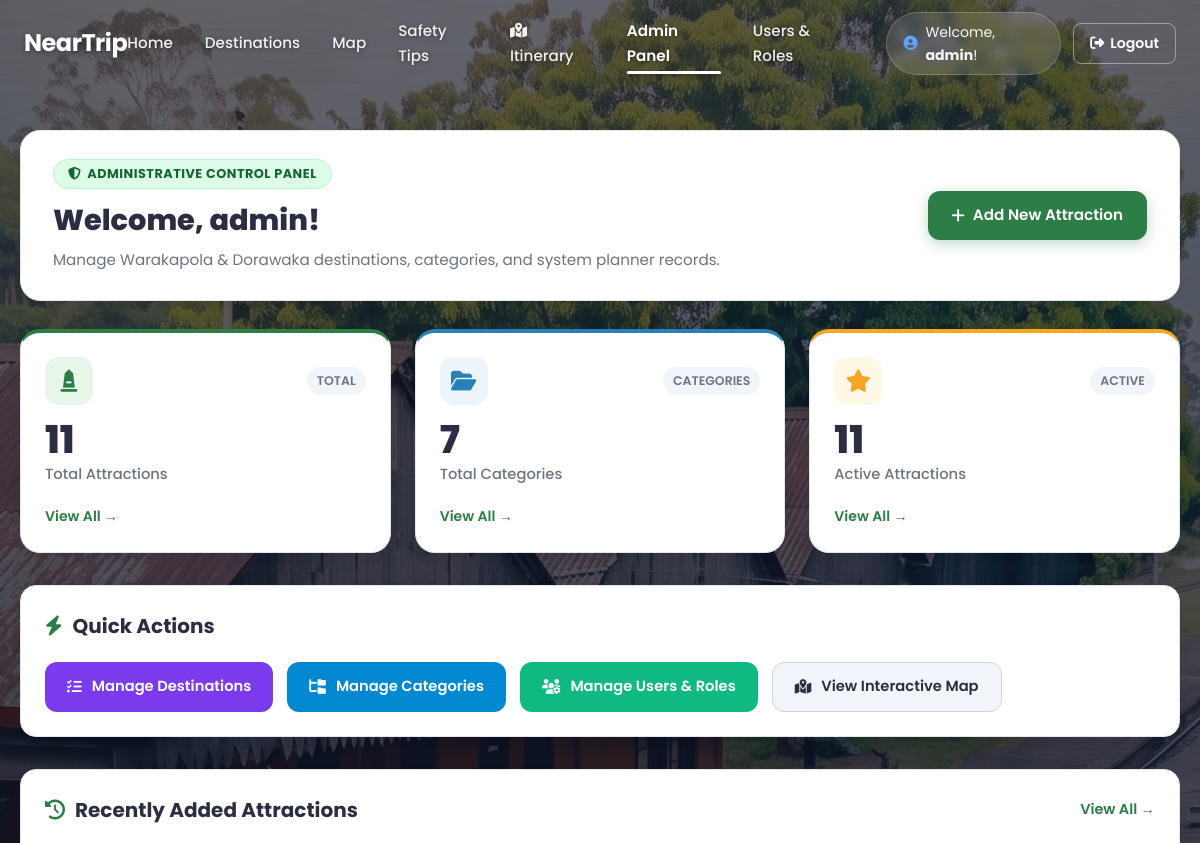
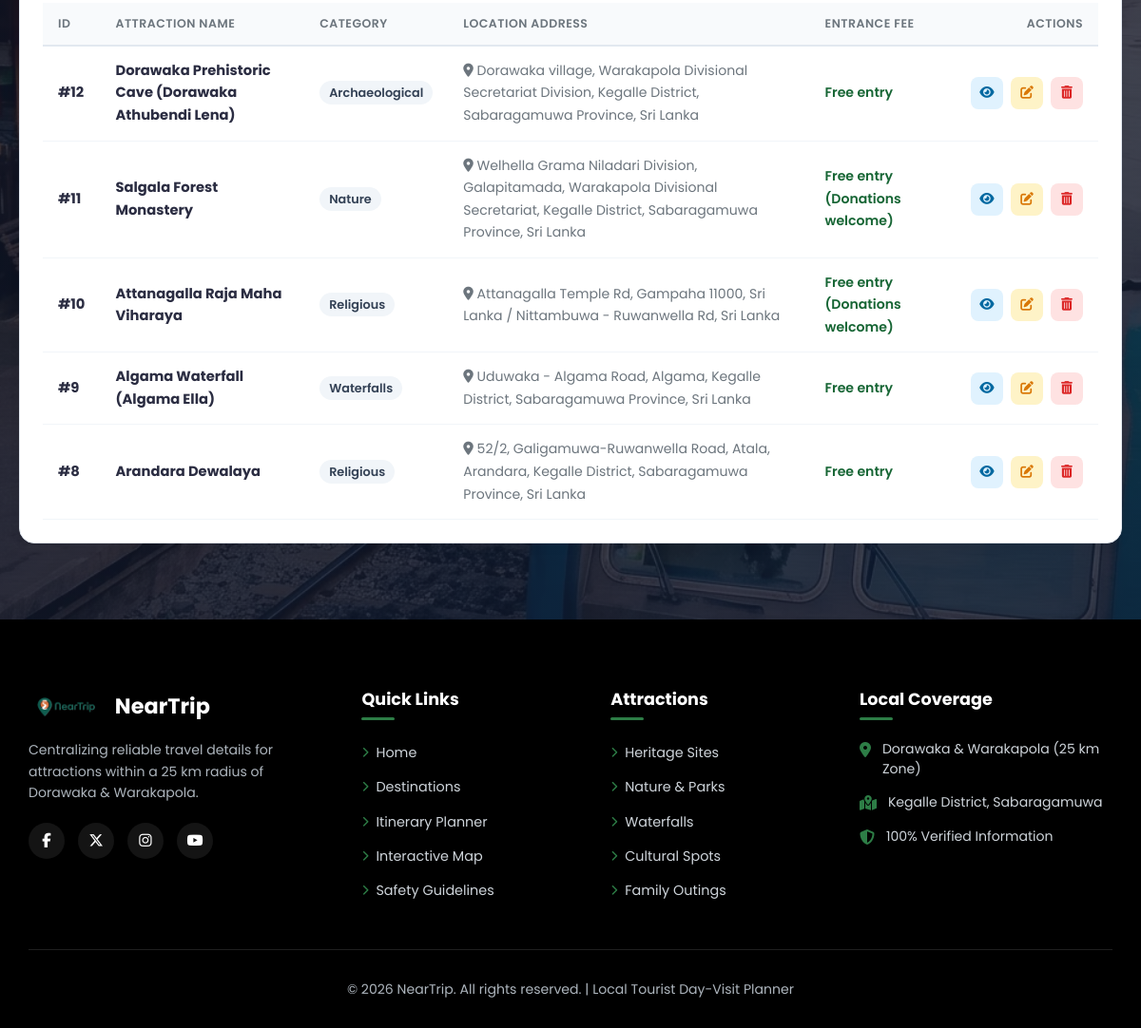
Screenshot of /admin/dashboard.php (signed in) with the database file from the repository (2 pictures, top to bottom).
### tables this page shows
CREATE TABLE `attraction` (
  `attraction_id` int(11) NOT NULL,
  `category_id` int(11) DEFAULT NULL,
  `admin_id` int(11) DEFAULT NULL,
  `name` varchar(100) DEFAULT NULL,
  `description` text DEFAULT NULL,
  `location` varchar(255) DEFAULT NULL,
  `latitude` decimal(10,8) DEFAULT NULL COMMENT 'GPS latitude coordinate',
  `longitude` decimal(11,8) DEFAULT NULL COMMENT 'GPS longitude coordinate',
  `opening_hours` varchar(100) DEFAULT NULL COMMENT 'Opening hours of the attraction',
  `entrance_fee` varchar(100) DEFAULT NULL COMMENT 'Entrance fee (can be "Free" or amount)',
  `facilities` text DEFAULT NULL COMMENT 'Available facilities (parking, restrooms, etc.)',
  `travel_tips` text DEFAULT NULL COMMENT 'Travel tips for visitors',
  `safety_guidelines` text DEFAULT NULL COMMENT 'Safety guidelines for visitors',
  `image_url` varchar(255) DEFAULT NULL COMMENT 'Path to attraction image'
);

CREATE TABLE `category` (
  `category_id` int(11) NOT NULL,
  `category_name` varchar(50) DEFAULT NULL
);

### includes/auth.php (called while the page is built, shortened)
<?php
if (!function_exists('isLoggedIn')) {
    function isLoggedIn() {
        return isset($_SESSION['admin_id']) && !empty($_SESSION['admin_id']);
    }
}
if (!function_exists('getCurrentUsername')) {
    function getCurrentUsername() {
        return isLoggedIn() && isset($_SESSION['username']) ? $_SESSION['username'] : 'Guest';
    }
}

### admin/dashboard.php (the view, shortened to what this page needs)
<?php
require_once __DIR__ . '/../includes/config.php';
$totalAttractions = 0;
$totalCategories  = 0;
$activeAttractions = 0;
$sqlAttractions = "SELECT COUNT(*) AS total FROM `attraction`";
$resAttractions = $conn->query($sqlAttractions);
if ($resAttractions) {
    $row = $resAttractions->fetch_assoc();
    $totalAttractions = (int)$row['total'];
}
$sqlCategories = "SELECT COUNT(*) AS total FROM `category`";
$resCategories = $conn->query($sqlCategories);
if ($resCategories) {
    $row = $resCategories->fetch_assoc();
    $totalCategories = (int)$row['total'];
}
$sqlActive = "SELECT COUNT(*) AS total FROM `attraction` WHERE `latitude` IS NOT NULL AND `longitude` IS NOT NULL AND `latitude` != 0";
$resActive = $conn->query($sqlActive);
if ($resActive) {
    $row = $resActive->fetch_assoc();
    $activeAttractions = (int)$row['total'];
}
$recentAttractions = [];
$sqlRecent = "SELECT a.attraction_id, a.name, a.location, a.entrance_fee, c.category_name
              FROM `attraction` a
              LEFT JOIN `category` c ON a.category_id = c.category_id
              ORDER BY a.attraction_id DESC
              LIMIT 5";
$resRecent = $conn->query($sqlRecent);
if ($resRecent && $resRecent->num_rows > 0) {
    while ($row = $resRecent->fetch_assoc()) {
        $recentAttractions[] = $row;
    }
}
include_once __DIR__ . '/../includes/header.php';
?>
<main class="dashboard-page-section" style="padding: 130px 20px 80px 20px; background-color: #F8FAFC;">
    <div class="section-container" style="max-width: 1200px; margin: 0 auto;">
        <div class="admin-welcome-banner">
            <div>
                <span class="role-badge admin">
                    <i class="fas fa-shield-halved"></i> Administrative Control Panel
                </span>
                <h1 class="admin-welcome-title">Welcome, <?php echo htmlspecialchars(getCurrentUsername()); ?>!</h1>
                <p class="admin-welcome-subtext">Manage Warakapola & Dorawaka destinations, categories, and system planner records.</p>
            </div>
            <div class="admin-welcome-actions">
                <a href="add.php" class="btn-primary-action">
                    <i class="fas fa-plus"></i> Add New Attraction
                </a>
            </div>
        </div>
        <div class="admin-stats-row">
            <div class="admin-stat-card card-green">
                <div class="stat-card-header">
                    <div class="stat-icon-wrapper green">
                        <i class="fas fa-monument"></i>
                    </div>
                    <span class="stat-badge">Total</span>
                </div>
                <div class="stat-card-body">
                    <h2 class="stat-number"><?php echo $totalAttractions; ?></h2>
                    <p class="stat-title">Total Attractions</p>
                </div>
                <div class="stat-card-footer">
                    <a href="attractions.php" class="stat-link">View All →</a>
                </div>
            </div>
            <div class="admin-stat-card card-blue">
                <div class="stat-card-header">
                    <div class="stat-icon-wrapper blue">
                        <i class="fas fa-folder-open"></i>
                    </div>
                    <span class="stat-badge">Categories</span>
                </div>
                <div class="stat-card-body">
                    <h2 class="stat-number"><?php echo $totalCategories; ?></h2>
                    <p class="stat-title">Total Categories</p>
                </div>
                <div class="stat-card-footer">
                    <a href="categories.php" class="stat-link">View All →</a>
                </div>
            </div>
            <div class="admin-stat-card card-gold">
                <div class="stat-card-header">
                    <div class="stat-icon-wrapper gold">
                        <i class="fas fa-star"></i>
                    </div>
                    <span class="stat-badge">Active</span>
                </div>
                <div class="stat-card-body">
                    <h2 class="stat-number"><?php echo $activeAttractions; ?></h2>
                    <p class="stat-title">Active Attractions</p>
                </div>
                <div class="stat-card-footer">
                    <a href="attractions.php" class="stat-link">View All →</a>
                </div>
            </div>
        </div>
        <div class="admin-panel-card" style="margin-top: 32px;">
            <h3 class="panel-card-title">
                <i class="fas fa-bolt"></i> Quick Actions
            </h3>
            <div class="quick-actions-flex">
                <a href="attractions.php" class="quick-action-btn secondary">
                    <i class="fas fa-list-check"></i>
                    <span>Manage Destinations</span>
                </a>
                <a href="categories.php" class="quick-action-btn info">
                    <i class="fas fa-folder-tree"></i>
                    <span>Manage Categories</span>
                </a>
                <a href="users.php" class="quick-action-btn primary" style="background: #10B981;">
                    <i class="fas fa-users-gear"></i>
                    <span>Manage Users & Roles</span>
                </a>
                <a href="../map.php" class="quick-action-btn outline">
                    <i class="fas fa-map-marked-alt"></i>
                    <span>View Interactive Map</span>
                </a>
            </div>
        </div>
        <div class="admin-panel-card" style="margin-top: 32px;">
            <div class="panel-card-header flex-between">
                <h3 class="panel-card-title" style="margin: 0;">
                    <i class="fas fa-clock-rotate-left"></i> Recently Added Attractions
                </h3>
                <a href="attractions.php" style="font-size: 0.9rem; color: var(--primary); font-weight: 600;">View All →</a>
            </div>
            <div class="admin-table-responsive" style="margin-top: 20px;">
                <?php if (!empty($recentAttractions)): ?>
                    <table class="admin-data-table">
                        <thead>
                            <tr>
                                <th>ID</th>
                                <th>Attraction Name</th>
                                <th>Category</th>
                                <th>Location Address</th>
                                <th>Entrance Fee</th>
                                <th style="text-align: right;">Actions</th>
                            </tr>
                        </thead>
                        <tbody>
                            <?php foreach ($recentAttractions as $item): ?>
                                <tr>
                                    <td><strong>#<?php echo (int)$item['attraction_id']; ?></strong></td>
                                    <td>
                                        <strong style="color: var(--text-dark);"><?php echo htmlspecialchars($item['name']); ?></strong>
                                    </td>
                                    <td>
                                        <span class="table-badge">
                                            <?php echo !empty($item['category_name']) ? htmlspecialchars($item['category_name']) : 'General'; ?>
                                        </span>
                                    </td>
                                    <td>
                                        <span style="font-size: 0.88rem; color: var(--text-muted);">
                                            <i class="fas fa-location-dot"></i> <?php echo htmlspecialchars($item['location']); ?>
                                        </span>
                                    </td>
                                    <td>
                                        <span style="font-size: 0.88rem; font-weight: 600; color: #166534;">
                                            <?php echo !empty($item['entrance_fee']) ? htmlspecialchars($item['entrance_fee']) : 'Free'; ?>
                                        </span>
                                    </td>
                                    <td style="text-align: right;">
                                        <div class="table-action-btns">
                                            <a href="../details.php?id=<?php echo (int)$item['attraction_id']; ?>" class="tbl-btn view" title="View Details">
                                                <i class="fas fa-eye"></i>
                                            </a>
                                            <a href="edit.php?id=<?php echo (int)$item['attraction_id']; ?>" class="tbl-btn edit" title="Edit Attraction">
                                                <i class="fas fa-pen-to-square"></i>
                                            </a>
                                            <a href="delete.php?id=<?php echo (int)$item['attraction_id']; ?>" class="tbl-btn delete" onclick="return confirm('Are you sure you want to delete this attraction?');" title="Delete Attraction">
                                                <i class="fas fa-trash-can"></i>
                                            </a>
                                        </div>
                                    </td>
                                </tr>
                            <?php endforeach; ?>
                        </tbody>
                    </table>
                <?php endif; ?>
            </div>
        </div>
    </div>
</main>
<?php
include_once __DIR__ . '/../includes/footer.php';
?>

### rows the page displays
attraction: attraction_id "12", name "Dorawaka Prehistoric Cave (Dorawaka Athubendi Lena)", category.category_name "Archaeological", location "Dorawaka village, Warakapola Divisional Secretariat Division, Kegalle District, Sabaragamuwa Province, Sri Lanka", entrance_fee "Free entry"
attraction: attraction_id "11", name "Salgala Forest Monastery", category.category_name "Nature", location "Welhella Grama Niladari Division, Galapitamada, Warakapola Divisional Secretariat, Kegalle District, Sabaragamuwa Province, Sri Lanka", entrance_fee "Free entry (Donations welcome)"
attraction: attraction_id "10", name "Attanagalla Raja Maha Viharaya", category.category_name "Religious", location "Attanagalla Temple Rd, Gampaha 11000, Sri Lanka / Nittambuwa - Ruwanwella Rd, Sri Lanka", entrance_fee "Free entry (Donations welcome)"
attraction: attraction_id "9", name "Algama Waterfall (Algama Ella)", category.category_name "Waterfalls", location "Uduwaka - Algama Road, Algama, Kegalle District, Sabaragamuwa Province, Sri Lanka", entrance_fee "Free entry"
attraction: attraction_id "8", name "Arandara Dewalaya", category.category_name "Religious", location "52/2, Galigamuwa-Ruwanwella Road, Atala, Arandara, Kegalle District, Sabaragamuwa Province, Sri Lanka", entrance_fee "Free entry"

### other values shown
getCurrentUsername() "admin"
$totalAttractions "11"
$totalCategories "7"
$activeAttractions "11"
